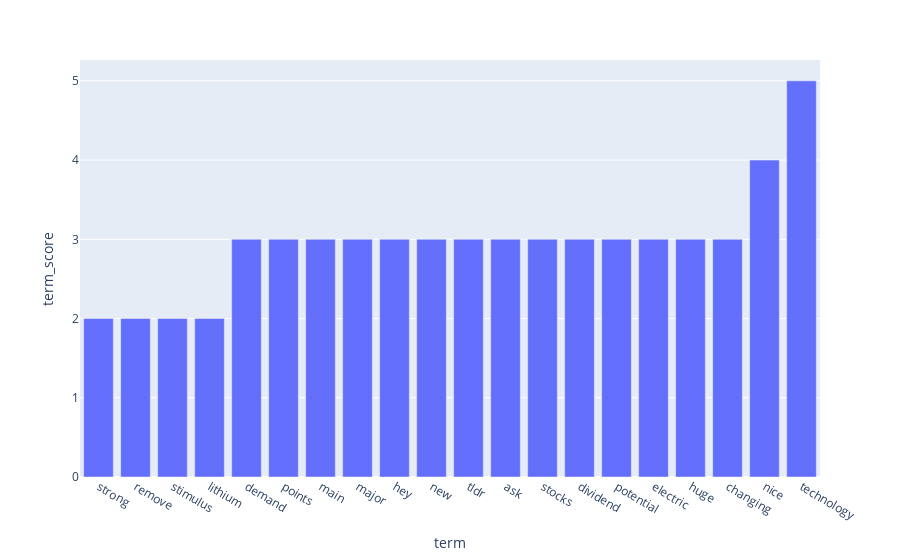

Notebook cell for this chart:
### Markdown cell above
#### Most positive

### Code cell
# not interested in stop words
labels = clean_df.loc[cleaned_dt_df.index, 'label']

# regardless how many times the term occurs in the document
# if the document has score -1 then that adds -1 to that term
binary_cleaned_dt_df = cleaned_dt_df.astype(bool)

term_score = binary_cleaned_dt_df.multiply(labels, axis=0).sum(axis=0)


top_20 = term_score.sort_values().tail(n=20)
top_20_df = pd.DataFrame({"term": count_vect.get_feature_names_out()[top_20.index],"term_score" :top_20 })
fig = px.bar(top_20_df, x="term", y="term_score")
fig.show()
# print(term_score)

### Figure 1 — Plotly figure (JSON) as saved in the notebook; plotly's stock layout.template omitted (floating-point values rounded to 4 significant figures)
{"data": [{"hovertemplate": "term=%{x}<br>term_score=%{y}<extra></extra>", "legendgroup": "", "marker": {"color": "#636efa", "pattern": {"shape": ""}}, "name": "", "orientation": "v", "showlegend": false, "textposition": "auto", "type": "bar", "x": ["strong", "remove", "stimulus", "lithium", "demand", "points", "main", "major", "hey", "new", "tldr", "ask", "stocks", "dividend", "potential", "electric", "huge", "changing", "nice", "technology"], "xaxis": "x", "y": [2.0, 2.0, 2.0, 2.0, 3.0, 3.0, 3.0, 3.0, 3.0, 3.0, 3.0, 3.0, 3.0, 3.0, 3.0, 3.0, 3.0, 3.0, 4.0, 5.0], "yaxis": "y"}], "layout": {"barmode": "relative", "legend": {"tracegroupgap": 0}, "margin": {"t": 60}, "xaxis": {"anchor": "y", "domain": [0, 1], "title": {"text": "term"}}, "yaxis": {"anchor": "x", "domain": [0, 1], "title": {"text": "term_score"}}}}
